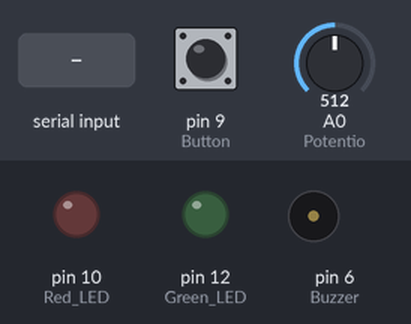
Simulated run of this sketch. Board: Arduino Uno, built with avr-gcc and run on an emulated ATmega328P. Shown: output pins drawn as LEDs (lit = HIGH), buzzer (waves = sounding). Inputs (shaded band) come from the test bench; at power-on: pin 9 (Button) HIGH, A0 (Potentio) = 512. What the sketch prints to the serial monitor is not drawn.

Above: at 1.2 s.
1.3 s: "I" received over Serial
At 2.1 s:
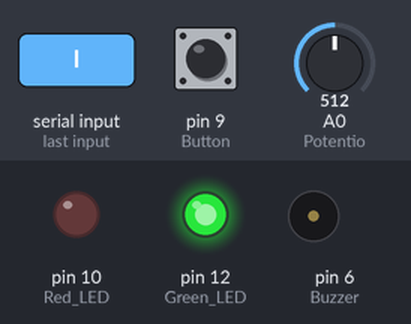
2.9 s: "A" received over Serial
At 3.3 s:
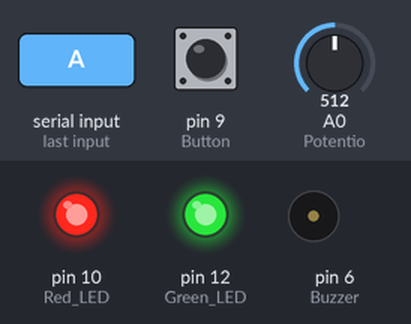
4.5 s: "O" received over Serial
At 5.6 s:
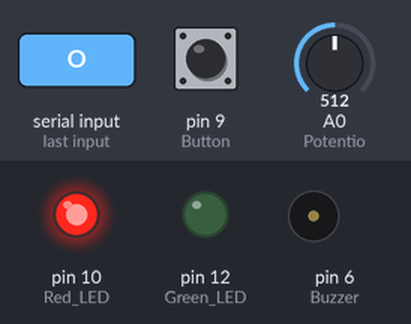
7.6 s: "A" received over Serial
At 8.1 s:
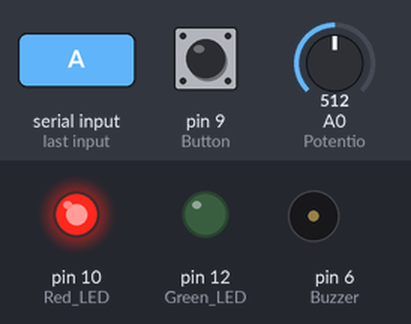
Timing chart, 0 to 10.2 s (numbered marks = the images above; inputs shaded):
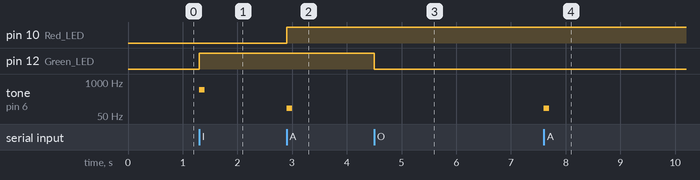

Measured:
- after the input at 1.3 s, pin 12 (Green_LED): LOW → HIGH at once; tone on pin 6 (Buzzer): silent → 500 Hz at once, → silent 0.10 s later
- after the input at 2.9 s, pin 10 (Red_LED): LOW → HIGH at once; tone on pin 6 (Buzzer): silent → 100 Hz at once, → silent 0.10 s later
- after the input at 4.5 s, pin 12 (Green_LED): HIGH → LOW at once
- after the input at 7.6 s, tone on pin 6 (Buzzer): silent → 100 Hz at once, → silent 0.10 s later

The sketch:

ArduinoScriptQuestMan.ino
```cpp
// Declare global variables
char serialInputChar;
int potCurr = -1;
int potValue = -1;
bool pressedNine = false;

void setup() {
	Serial.begin(9600);

	pinMode(A0, INPUT);			// Potentio
	pinMode(6, OUTPUT);			// Buzzer
	pinMode(9, INPUT_PULLUP); 	// Button
	pinMode(10, OUTPUT); 		// Red LED
	pinMode(12, OUTPUT); 		// Green LED

	digitalWrite(10, LOW);  //LED off
	digitalWrite(12, LOW);  //LED off
}

void loop() {
	// Read serial input
	if (Serial.available()) {
		serialInputChar = Serial.read();
		if (serialInputChar == 'I') {
			digitalWrite(12, HIGH);
			tone(6, 500, 100); // Play a high tone on pin 6 for 1 second
		}
		if (serialInputChar == 'O') {
			digitalWrite(12, LOW);
		}
		if (serialInputChar == 'A'){
			digitalWrite(10, HIGH);
			tone(6, 100, 100); // Play a low tone on pin 6 for 1 second
		}
		if (serialInputChar == 'U'){
			digitalWrite(10, LOW);
		}
	}

	potValue = analogRead(A0);
	if (potCurr != potValue)
	{
		potCurr = potValue;
		Serial.println(potCurr);
		delay(50);
	}

	if (digitalRead(9) == LOW)
	{
		Serial.println('B');
		delay(50); //debounce
		while (digitalRead(9) == LOW);
		delay(50); //debounce
	}
}
```
